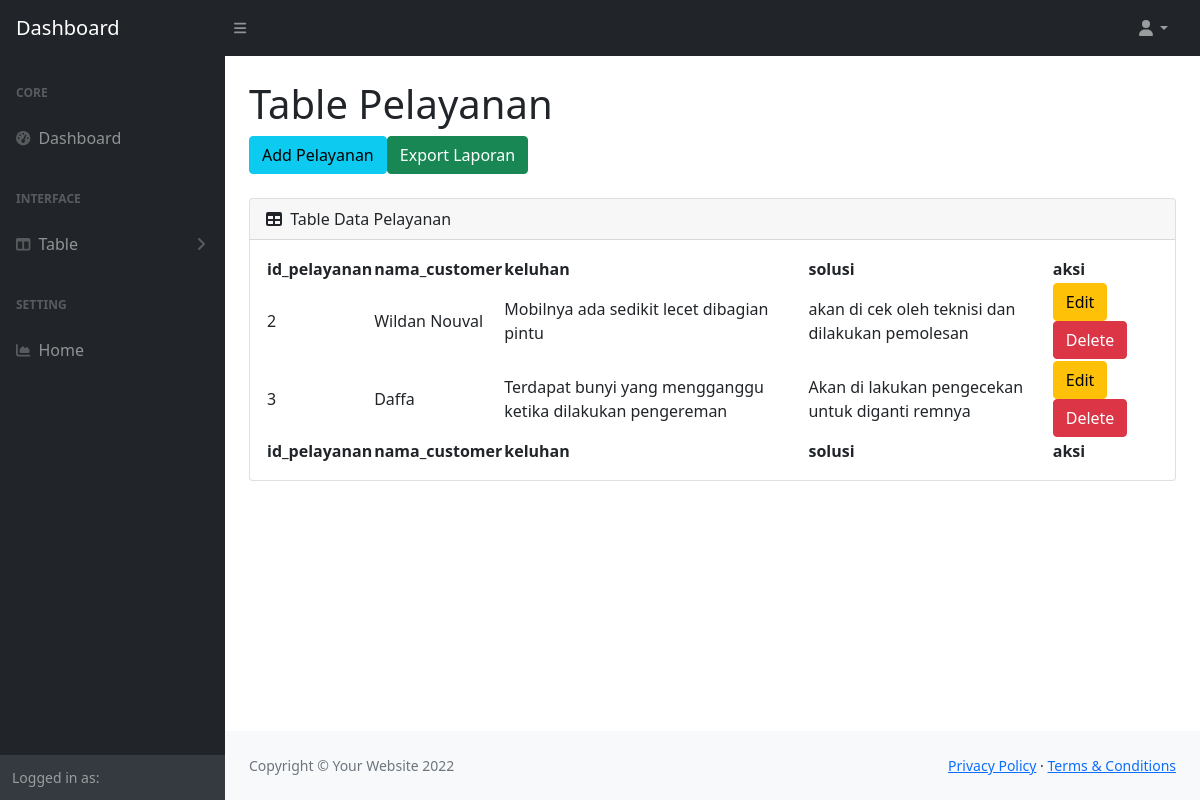
Screenshot of /tabledata/table_pelayanan.php with the database file from the repository.
### tables this page shows
CREATE TABLE `pelayanan` (
  `id_pelayanan` int(11) NOT NULL,
  `nama_customer` varchar(50) NOT NULL,
  `keluhan` text NOT NULL,
  `solusi` text NOT NULL
);

### tabledata/table_pelayanan.php (the view, shortened to what this page needs)
<?php
include "../koneksi.php";
?>
<!DOCTYPE html>
<html lang="en">
    <head>
        <link href="https://cdn.jsdelivr.net/npm/simple-datatables@latest/dist/style.css" rel="stylesheet" />
        <link href="../dashboardstyle/css/styles.css" rel="stylesheet" />
    </head>
    <body class="sb-nav-fixed">
        <?php
        include "../navbar.php";
        ?>
        <div id="layoutSidenav">
            <?php
            include "../sidenav_nav.php";
            ?>
            <div id="layoutSidenav_content">
                <main>
                    <div class="container-fluid px-4">
                        <h1 class="mt-4">Table Pelayanan</h1>
                        <ol class="breadcrumb mb-4">
                            <a href="../form/pelayanan_form.php" class="btn btn-info">Add Pelayanan</a>
                            <a href="../form/exportpelayanan.php" class="btn btn-success">Export Laporan</a>
                        </ol>
                        <div class="card mb-4">
                            <div class="card-header">
                                <i class="fas fa-table me-1"></i>
                                Table Data Pelayanan
                            </div>
                            <div class="card-body">
                                <table id="datatablesSimple">
                                    <thead>
                                        <tr>
                                            <th>id_pelayanan</th>
                                            <th>nama_customer</th>
                                            <th>keluhan</th>
                                            <th>solusi</th>
                                            <th>aksi</th>
                                        </tr>
                                    </thead>
                                    <tfoot>
                                        <tr>
                                            <th>id_pelayanan</th>
                                            <th>nama_customer</th>
                                            <th>keluhan</th>
                                            <th>solusi</th>
                                            <th>aksi</th>
                                        </tr>
                                    </tfoot>
                                    <tbody>
                                        <?php
                                        $query = "SELECT * FROM pelayanan";
                                        $result = mysqli_query($conn,$query);
                                        while($row = mysqli_fetch_assoc($result)){
                                            echo "
                                            <tr>
                                            <td>$row[id_pelayanan]</td>
                                            <td>$row[nama_customer]</td>
                                            <td>$row[keluhan]</td>
                                            <td>$row[solusi]</td>
                                            <td>
                                            <a href='../form/pelayanan_edit.php?id_pelayanan=$row[id_pelayanan]' class='btn btn-warning'>Edit</a>
                                            <a href='../form/pelayanan_delete.php?id_pelayanan=$row[id_pelayanan]' class='btn btn-danger'>Delete</a>
                                            </td>
                                        </tr>
                                        ";
                                        }
                                        ?>
                                    </tbody>
                                </table>
                            </div>
                        </div>
                    </div>
                </main>
                <footer class="py-4 bg-light mt-auto">
                    <div class="container-fluid px-4">
                        <div class="d-flex align-items-center justify-content-between small">
                            <div class="text-muted">Copyright &copy; Your Website 2022</div>
                            <div>
                                <a href="#">Privacy Policy</a>
                                &middot;
                                <a href="#">Terms &amp; Conditions</a>
                            </div>
                        </div>
                    </div>
                </footer>
            </div>
        </div>
    </body>
</html>

### rows the page displays
pelayanan: id_pelayanan "2", nama_customer "Wildan Nouval", keluhan "Mobilnya ada sedikit lecet dibagian pintu", solusi "akan di cek oleh teknisi dan dilakukan pemolesan"
pelayanan: id_pelayanan "3", nama_customer "Daffa", keluhan "Terdapat bunyi yang mengganggu ketika dilakukan pengereman", solusi "Akan di lakukan pengecekan untuk diganti remnya"
